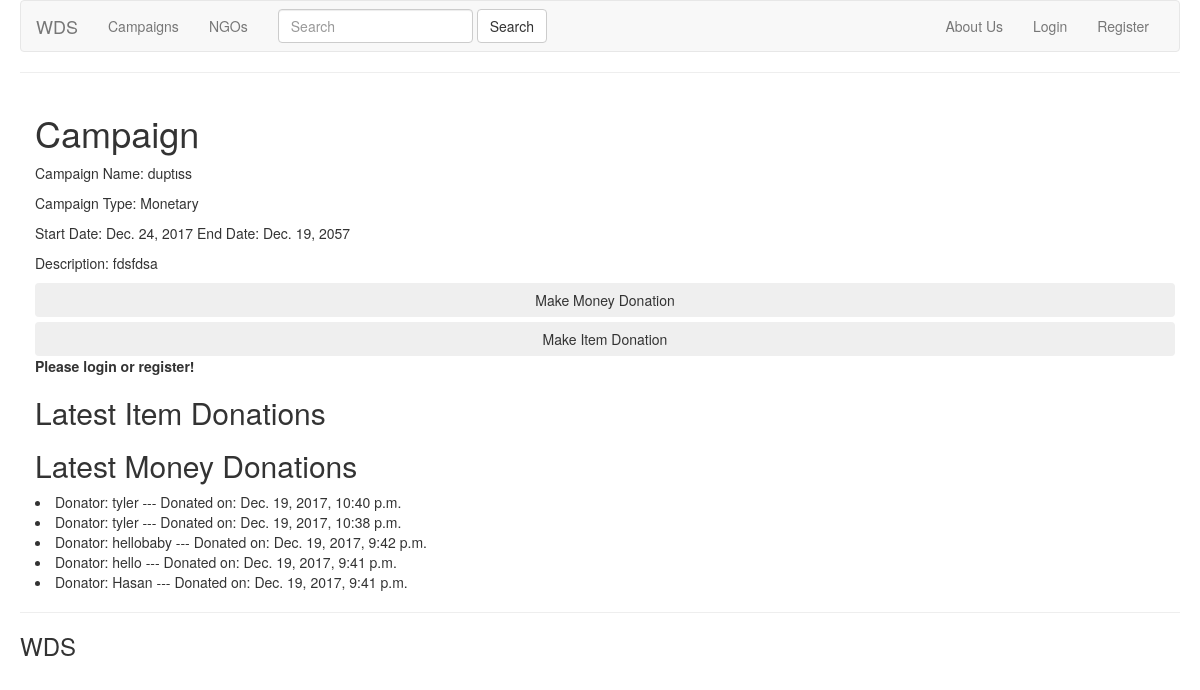
The app's page /campaigns/13/ with its own data.
### DonApp/models.py (models this page shows, shortened)
class Campaign(models.Model):
    creator = models.ForeignKey(NGOUser, on_delete=models.CASCADE, related_name='campaigns')
    CAMPAIGN_TYPE = (('Monetary', 'Monetary'), ('Item', 'Item'), ('Both', 'Both'))
    campaign_type = models.CharField(max_length=10, choices=CAMPAIGN_TYPE, default='Item')
    campaign_name = models.CharField(default='Campaign Name', max_length=50)
    start_date = models.DateField()
    end_date = models.DateField()
    description = models.TextField(max_length = 600)
    approved = models.BooleanField(default=False)

class MoneyDonation(models.Model):
    donator = models.ForeignKey(DonatorUser, on_delete=models.CASCADE, related_name='money_donations')
    campaign = models.ForeignKey(Campaign, on_delete=models.CASCADE,\
               related_name='campaign_money_donations', null=True, blank=True, default=None)
    ngo = models.ForeignKey(NGOUser, on_delete=models.CASCADE,\
          related_name='received_money_donations', null=True, blank=True, default=None)
    timestamp = models.DateTimeField(auto_now=False, auto_now_add=True)
    amount = models.IntegerField(default=0, validators=[MinValueValidator(1)])

class DonatorUser(models.Model):
    user = models.OneToOneField(User, on_delete=models.CASCADE, related_name='donator_user')
    approved = models.BooleanField(default=False)

### DonApp/views.py (the view)
# urls.py: url(r'^campaigns/(?P<pk>\d+)/$', views.view_campaign_detail, name='view_campaign_detail'),
def view_campaign_detail(request, pk):
    campaign = Campaign.objects.get(pk=pk)
    latest_money_donations = campaign.campaign_money_donations.order_by('-timestamp')[:5]
    latest_item_donations = campaign.campaign_item_donations.order_by('-timestamp')[:5]
    context = {'campaign': campaign, 'latest_item_donations': latest_item_donations, 'latest_money_donations': latest_money_donations}
    return render(request, 'DonApp/view_campaign.html', context)

### DonApp/templates/DonApp/view_campaign.html (shortened to what this page needs)
{%  extends 'DonApp/base.html' %}
{% block content %}
{% block body %}
    <div class="container">
        <h1> Campaign </h1>
            <p>Campaign Name: {{ campaign.campaign_name }}</p>
            <p>Campaign Type: {{ campaign.campaign_type }}</p>
            <p>Start Date: {{ campaign.start_date }}    End Date: {{ campaign.end_date }}</p>
            <p>Description: {{ campaign.description }}</p>
    {% if user.is_authenticated and not usr.donator_user %}
        {% else %}
        <button class="btn btn-block" >
        Make Money Donation </button>
        <button class="btn btn-block" >
        Make Item Donation </button>
        <b>Please login or register!</b>
    {% endif %}
        <h2> Latest Item Donations </h2>
        <h2> Latest Money Donations </h2>
            {% for donation in latest_money_donations %}
                <li>Donator: {{ donation.donator.user.username}} ---  Donated on: {{ donation.timestamp }}</li>
            {% endfor %}
    </div>
{% endblock %}
{% endblock %}

### records on screen
Campaign: campaign_name "duptıss", campaign_type "Monetary", start_date "Dec. 24, 2017", end_date "Dec. 19, 2057", description "fdsfdsa"
MoneyDonation: donator.user.username "tyler", timestamp "Dec. 19, 2017, 10:40 p.m."
MoneyDonation: donator.user.username "tyler", timestamp "Dec. 19, 2017, 10:38 p.m."
MoneyDonation: donator.user.username "hellobaby", timestamp "Dec. 19, 2017, 9:42 p.m."
MoneyDonation: donator.user.username "hello", timestamp "Dec. 19, 2017, 9:41 p.m."
MoneyDonation: donator.user.username "Hasan", timestamp "Dec. 19, 2017, 9:41 p.m."
